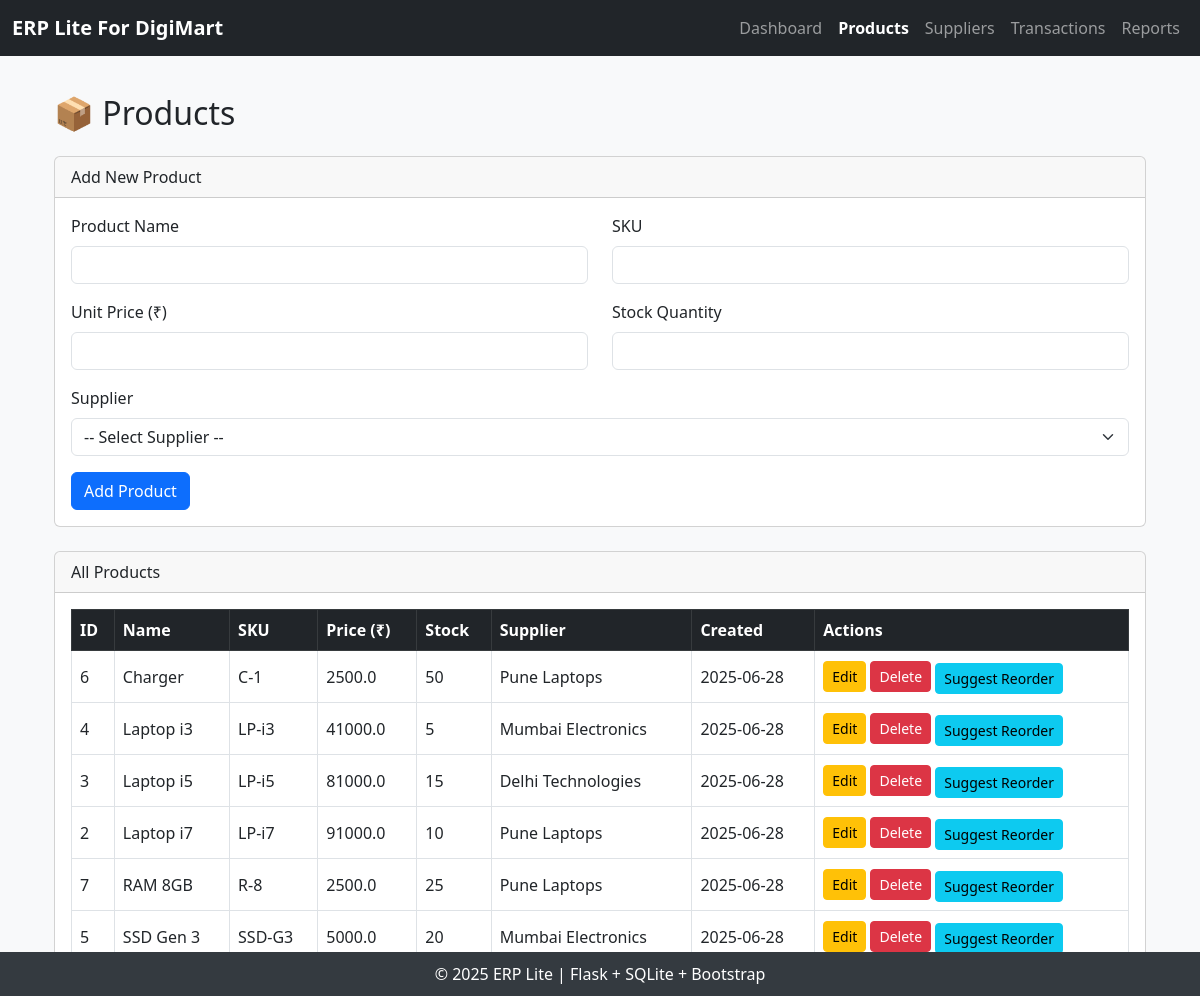
Page /products on the committed database.
### tables this page shows
CREATE TABLE Product (
                id INTEGER PRIMARY KEY AUTOINCREMENT,
                name TEXT NOT NULL,
                sku TEXT NOT NULL UNIQUE,
                stock_quantity INTEGER NOT NULL,
                unit_price REAL NOT NULL,
                supplier_id INTEGER,
                created_at TIMESTAMP DEFAULT CURRENT_TIMESTAMP,
                updated_at TIMESTAMP DEFAULT CURRENT_TIMESTAMP,
                FOREIGN KEY (supplier_id) REFERENCES Supplier (id) ON DELETE SET NULL
            );

CREATE TABLE Supplier (
                id INTEGER PRIMARY KEY AUTOINCREMENT,
                name TEXT NOT NULL UNIQUE,
                contact_email TEXT,
                created_at TIMESTAMP DEFAULT CURRENT_TIMESTAMP,
                updated_at TIMESTAMP DEFAULT CURRENT_TIMESTAMP
            );

### app.py (the view)
@app.route('/products')
def products():
    products_list=get_all_products()
    suppliers_list=get_all_suppliers()
    return render_template('products.html', products=products_list,suppliers=suppliers_list)

### app.py (called while the page is built)
def get_db():
    db=getattr(g,'_database',None)
    if db is None:
        db =sqlite3.connect(DATABASE)
        db.row_factory= sqlite3.Row
    return db

@app.teardown_appcontext
def close_connection(exception):
    db =getattr(g,'_database', None)
    if db is not None:
        db.close()

def get_all_products():
    db =get_db()
    products_raw= db.execute('''
        SELECT p.*, s.name AS supplier_name
        FROM Product p
        LEFT JOIN Supplier s ON p.supplier_id = s.id
        ORDER BY p.name
    ''').fetchall()
    products_list= []
    for product in products_raw:
        product_dict= dict(product)
        if product_dict['created_at']:
            product_dict['created_at'] =datetime.strptime(product_dict['created_at'],'%Y-%m-%d %H:%M:%S')
        if product_dict['updated_at']:
            product_dict['updated_at']=datetime.strptime(product_dict['updated_at'],'%Y-%m-%d %H:%M:%S')
        products_list.append(product_dict)
    return products_list

def get_all_suppliers():
    db=get_db()
    suppliers= db.execute('''
        SELECT s.*, COUNT(p.id) AS product_count
        FROM Supplier s
        LEFT JOIN Product p ON s.id = p.supplier_id
        GROUP BY s.id
        ORDER BY s.name
    ''').fetchall()
    return suppliers

### templates/products.html (shortened to what this page needs)
{% extends 'base.html' %}
{% block content %}
<div class="container mt-4">
  <h2 class="mb-4">📦 Products</h2>
  <div class="card mb-4">
    <div class="card-header">Add New Product</div>
    <div class="card-body">
      <form method="POST" action="{{ url_for('add_product') }}">
        <div class="row mb-3">
          <div class="col">
            <label for="name" class="form-label">Product Name</label>
            <input type="text" class="form-control" id="name" name="name" required />
          </div>
          <div class="col">
            <label for="sku" class="form-label">SKU</label>
            <input type="text" class="form-control" id="sku" name="sku" required />
          </div>
        </div>
        <div class="row mb-3">
          <div class="col">
            <label for="unit_price" class="form-label">Unit Price (₹)</label>
            <input type="number" step="0.01" class="form-control" id="unit_price" name="unit_price" required />
          </div>
          <div class="col">
            <label for="stock_quantity" class="form-label">Stock Quantity</label>
            <input type="number" class="form-control" id="stock_quantity" name="stock_quantity" required />
          </div>
        </div>
        <div class="mb-3">
          <label for="supplier_id" class="form-label">Supplier</label>
          <select class="form-select" name="supplier_id" id="supplier_id" required>
            <option value="">-- Select Supplier --</option>
          </select>
        </div>
        <button type="submit" class="btn btn-primary">Add Product</button>
      </form>
    </div>
  </div>
  <div class="card">
    <div class="card-header">All Products</div>
    <div class="card-body table-responsive">
      <table class="table table-bordered table-hover align-middle">
        <thead class="table-dark">
          <tr>
            <th>ID</th>
            <th>Name</th>
            <th>SKU</th>
            <th>Price (₹)</th>
            <th>Stock</th>
            <th>Supplier</th>
            <th>Created</th>
            <th>Actions</th>
          </tr>
        </thead>
        <tbody>
          {% for product in products %}
          <tr>
            <td>{{ product.id }}</td>
            <td>{{ product.name }}</td>
            <td>{{ product.sku }}</td>
            <td>{{ product.unit_price }}</td>
            <td>{{ product.stock_quantity }}</td>
            <td>{{ product.supplier_name }}</td>
            <td>{{ product.created_at.strftime('%Y-%m-%d') }}</td>
            <td>
              <a href="{{ url_for('edit_product', product_id=product.id) }}" class="btn btn-sm btn-warning">Edit</a>
              <form method="POST" action="{{ url_for('delete_product', product_id=product.id) }}" style="display:inline;">
                <button class="btn btn-sm btn-danger" onclick="return confirm('Delete this product?')">Delete</button>
              </form>
              <button class="btn btn-sm btn-info suggest-reorder-btn mt-1" data-product-id="{{ product.id }}">Suggest Reorder</button>
            </td>
          </tr>
          {% endfor %}
        </tbody>
      </table>
    </div>
  </div>
</div>
{% endblock %}

### templates/base.html (shortened to what this page needs)
<!DOCTYPE html>
<html lang="en">
<head>
  <link href="https://cdn.jsdelivr.net/npm/bootstrap@5.3.0/dist/css/bootstrap.min.css" rel="stylesheet">
</head>
<body>
  <nav class="navbar navbar-expand-lg navbar-dark bg-dark fixed-top">
    <div class="container-fluid">
      <a class="navbar-brand" href="{{ url_for('dashboard') }}">ERP Lite For DigiMart</a>
      <div class="collapse navbar-collapse" id="navbarNav">
        <ul class="navbar-nav ms-auto">
          <li class="nav-item"><a class="nav-link {% if request.path == url_for('dashboard') %}active{% endif %}" href="{{ url_for('dashboard') }}">Dashboard</a></li>
          <li class="nav-item"><a class="nav-link {% if request.path == url_for('products') %}active{% endif %}" href="{{ url_for('products') }}">Products</a></li>
          <li class="nav-item"><a class="nav-link {% if request.path == url_for('suppliers') %}active{% endif %}" href="{{ url_for('suppliers') }}">Suppliers</a></li>
          <li class="nav-item"><a class="nav-link {% if request.path == url_for('transactions') %}active{% endif %}" href="{{ url_for('transactions') }}">Transactions</a></li>
          <li class="nav-item"><a class="nav-link {% if request.path == url_for('reports') %}active{% endif %}" href="{{ url_for('reports') }}">Reports</a></li>
        </ul>
      </div>
    </div>
  </nav>
  <div class="container">
    {% block content %}{% endblock %}
  </div>
  <footer>
    <div>© 2025 ERP Lite | Flask + SQLite + Bootstrap</div>
  </footer>
</body>
</html>

### templates/base.html (style rules this page uses)
body { background-color: #f8f9fa; padding-top: 70px; }
.navbar-brand { font-weight: bold; color: white !important; }
.nav-link.active { font-weight: bold; }
footer { background: #343a40; color: white; padding: 10px 0; position: fixed; bottom: 0; width: 100%; text-align: center; }

### rows in the picture
Product: id "6", name "Charger", sku "C-1", unit_price "2500.0", stock_quantity "50", supplier_name "Pune Laptops", created_at "2025-06-28"
Product: id "4", name "Laptop i3", sku "LP-i3", unit_price "41000.0", stock_quantity "5", supplier_name "Mumbai Electronics", created_at "2025-06-28"
Product: id "3", name "Laptop i5", sku "LP-i5", unit_price "81000.0", stock_quantity "15", supplier_name "Delhi Technologies", created_at "2025-06-28"
Product: id "2", name "Laptop i7", sku "LP-i7", unit_price "91000.0", stock_quantity "10", supplier_name "Pune Laptops", created_at "2025-06-28"
Product: id "7", name "RAM 8GB", sku "R-8", unit_price "2500.0", stock_quantity "25", supplier_name "Pune Laptops", created_at "2025-06-28"
Product: id "5", name "SSD Gen 3", sku "SSD-G3", unit_price "5000.0", stock_quantity "20", supplier_name "Mumbai Electronics", created_at "2025-06-28"
